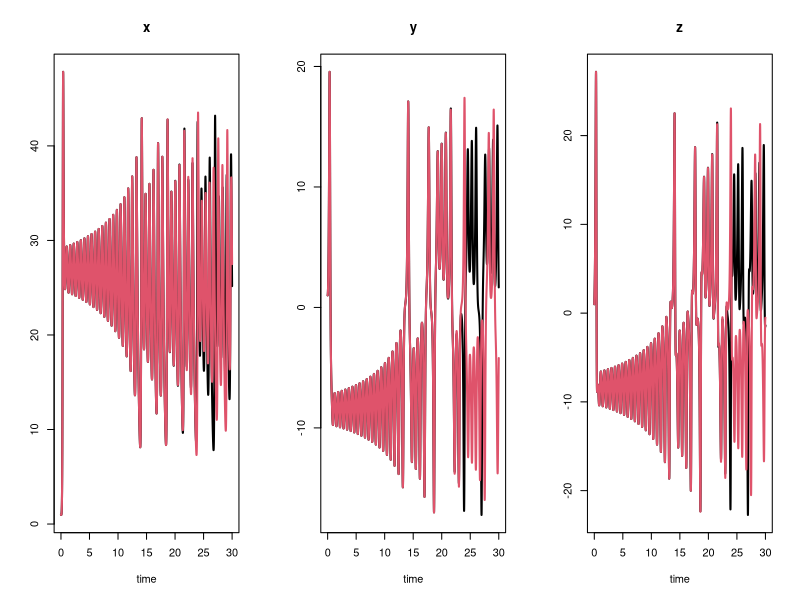

Write R code to recreate this figure.
library(deSolve)

model <- function(t, state, parameters) {
    with(as.list(c(state)), {
        dx <- -8/3 * x + y * z
        dy <- -10 * (y - z)
        dz <- -x * y + 28 * y - z
        list(c(dx,dy,dz))
    })
}

yini <- c(x=1,y=1,z=1)
yini2 <- yini + c(1e-6, 0, 0)
times <- seq(0,30,0.01)
out <- ode(y = yini, times = times, func = model, parms = 0)
out2 <- ode(y = yini2, times = times, func = model, parms = 0)
plot(out, out2, lwd = 2, lty = 1, mfrow = c(1,3))
